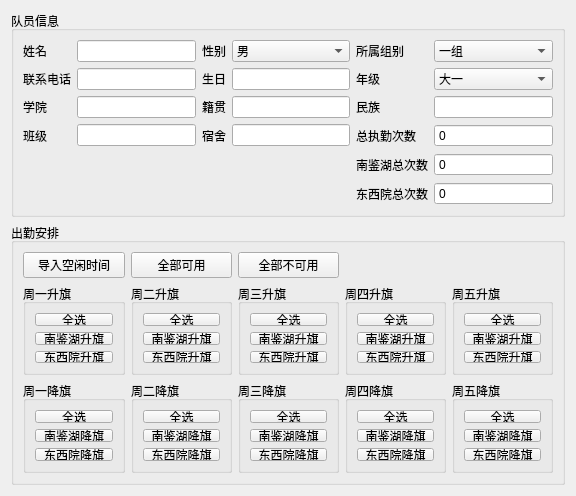
                 <widget class="QWidget" name="teammate_info_scrollAreaWidgetContents">
                  <property name="geometry">
                   <rect>
                    <x>0</x>
                    <y>0</y>
                    <width>576</width>
                    <height>496</height>
                   </rect>
                  </property>
                  <layout class="QVBoxLayout" name="verticalLayout_16">
                   <item>
                    <widget class="QGroupBox" name="teammate_info_groupBox">
                     <property name="minimumSize">
                      <size>
                       <width>0</width>
                       <height>0</height>
                      </size>
                     </property>
                     <property name="title">
                      <string>队员信息</string>
                     </property>
                     <layout class="QGridLayout" name="gridLayout_4">
                      <item row="1" column="1">
                       <widget class="QLineEdit" name="phone_lineEdit"/>
                      </item>
                      <item row="1" column="9">
                       <widget class="QLabel" name="grade_label">
                        <property name="text">
                         <string>年级</string>
                        </property>
                       </widget>
                      </item>
                      <item row="0" column="0">
                       <widget class="QLabel" name="name_label">
                        <property name="text">
                         <string>姓名</string>
                        </property>
                       </widget>
                      </item>
                      <item row="1" column="11">
                       <widget class="QComboBox" name="grade_comboBox">
                        <item>
                         <property name="text">
                          <string>大一</string>
                         </property>
                        </item>
                        <item>
                         <property name="text">
                          <string>大二</string>
                         </property>
                        </item>
                        <item>
                         <property name="text">
                          <string>大三</string>
                         </property>
                        </item>
                       </widget>
                      </item>
                      <item row="2" column="9">
                       <widget class="QLabel" name="native_label">
                        <property name="sizePolicy">
                         <sizepolicy hsizetype="Preferred" vsizetype="Preferred">
                          <horstretch>0</horstretch>
                          <verstretch>0</verstretch>
                         </sizepolicy>
                        </property>
                        <property name="text">
                         <string>民族</string>
                        </property>
                       </widget>
                      </item>
                      <item row="0" column="8">
                       <widget class="QComboBox" name="gender_combobox">
                        <item>
                         <property name="text">
                          <string>男</string>
                         </property>
                        </item>
                        <item>
                         <property name="text">
                          <string>女</string>
                         </property>
                        </item>
                       </widget>
                      </item>
                      <item row="2" column="6">
                       <widget class="QLabel" name="nativePlace_label">
                        <property name="sizePolicy">
                         <sizepolicy hsizetype="Preferred" vsizetype="Preferred">
                          <horstretch>0</horstretch>
                          <verstretch>0</verstretch>
                         </sizepolicy>
                        </property>
                        <property name="text">
                         <string>籍贯</string>
                        </property>
                       </widget>
                      </item>
                      <item row="1" column="8">
                       <widget class="QLineEdit" name="birthday_lineEdit"/>
                      </item>
                      <item row="2" column="1">
                       <widget class="QLineEdit" name="school_lineEdit"/>
                      </item>
                      <item row="3" column="8">
                       <widget class="QLineEdit" name="dorm_lineEdit"/>
                      </item>
                      <item row="3" column="1">
                       <widget class="QLineEdit" name="class_lineEdit"/>
                      </item>
                      <item row="1" column="6">
                       <widget class="QLabel" name="birthday_label">
                        <property name="text">
                         <string>生日</string>
                        </property>
                       </widget>
                      </item>
                      <item row="0" column="1">
                       <widget class="QLineEdit" name="name_lineEdit"/>
                      </item>
                      <item row="3" column="0">
                       <widget class="QLabel" name="class_label">
                        <property name="text">
                         <string>班级</string>
                        </property>
                       </widget>
                      </item>
                      <item row="1" column="0">
                       <widget class="QLabel" name="phone_label">
                        <property name="text">
                         <string>联系电话</string>
                        </property>
                       </widget>
                      </item>
                      <item row="3" column="6">
                       <widget class="QLabel" name="dorm_label">
                        <property name="sizePolicy">
                         <sizepolicy hsizetype="Preferred" vsizetype="Preferred">
                          <horstretch>0</horstretch>
                          <verstretch>0</verstretch>
                         </sizepolicy>
                        </property>
                        <property name="text">
                         <string>宿舍</string>
                        </property>
                       </widget>
                      </item>
                      <item row="2" column="8">
                       <widget class="QLineEdit" name="nativePlace_lineEdit"/>
                      </item>
                      <item row="0" column="9">
                       <widget class="QLabel" name="group_label">
                        <property name="text">
                         <string>所属组别</string>
                        </property>
                       </widget>
                      </item>
                      <item row="2" column="0">
                       <widget class="QLabel" name="school_label">
                        <property name="text">
                         <string>学院</string>
                        </property>
                       </widget>
                      </item>
                      <item row="0" column="6">
                       <widget class="QLabel" name="gender_label">
                        <property name="text">
                         <string>性别</string>
                        </property>
                       </widget>
                      </item>
                      <item row="0" column="11">
                       <widget class="QComboBox" name="group_combobox">
                        <item>
                         <property name="text">
                          <string>一组</string>
                         </property>
                        </item>
                        <item>
                         <property name="text">
                          <string>二组</string>
                         </property>
                        </item>
                        <item>
                         <property name="text">
                          <string>三组</string>
                         </property>
                        </item>
                        <item>
                         <property name="text">
                          <string>四组</string>
                         </property>
                        </item>
                       </widget>
                      </item>
                      <item row="2" column="11">
                       <widget class="QLineEdit" name="native_lineEdit"/>
                      </item>
                      <item row="3" column="11">
                       <widget class="QSpinBox" name="total_times_spinBox">
                        <property name="readOnly">
                         <bool>true</bool>
                        </property>
                        <property name="buttonSymbols">
                         <enum>QAbstractSpinBox::NoButtons</enum>
                        </property>
                        <property name="focusPolicy">
                         <enum>Qt::NoFocus</enum>
                        </property>
                        <property name="maximum">
                         <number>1000</number>
                        </property>
                       </widget>
                      </item>
                      <item row="3" column="9">
                       <widget class="QLabel" name="total_times_label">
                        <property name="text">
                         <string>总执勤次数</string>
                        </property>
                       </widget>
                      </item>
                      <item row="4" column="9">
                       <widget class="QLabel" name="njh_total_times_label">
                        <property name="text">
                         <string>南鉴湖总次数</string>
                        </property>
                       </widget>
                      </item>
                      <item row="4" column="11">
                       <widget class="QSpinBox" name="njh_total_times_spinBox">
                        <property name="readOnly">
                         <bool>true</bool>
                        </property>
                        <property name="buttonSymbols">
                         <enum>QAbstractSpinBox::NoButtons</enum>
                        </property>
                        <property name="focusPolicy">
                         <enum>Qt::NoFocus</enum>
                        </property>
                        <property name="maximum">
                         <number>1000</number>
                        </property>
                       </widget>
                      </item>
                      <item row="5" column="9">
                       <widget class="QLabel" name="dxy_total_times_label">
                        <property name="text">
                         <string>东西院总次数</string>
                        </property>
                       </widget>
                      </item>
                      <item row="5" column="11">
                       <widget class="QSpinBox" name="dxy_total_times_spinBox">
                        <property name="readOnly">
                         <bool>true</bool>
                        </property>
                        <property name="buttonSymbols">
                         <enum>QAbstractSpinBox::NoButtons</enum>
                        </property>
                        <property name="focusPolicy">
                         <enum>Qt::NoFocus</enum>
                        </property>
                        <property name="maximum">
                         <number>1000</number>
                        </property>
                       </widget>
                      </item>
                     </layout>
                    </widget>
                   </item>
                   <item>
                    <widget class="QGroupBox" name="availableTime_groupBox">
                     <property name="sizePolicy">
                      <sizepolicy hsizetype="Expanding" vsizetype="Preferred">
                       <horstretch>0</horstretch>
                       <verstretch>0</verstretch>
                      </sizepolicy>
                     </property>
                     <property name="minimumSize">
                      <size>
                       <width>480</width>
                       <height>230</height>
                      </size>
                     </property>
                     <property name="title">
                      <string>出勤安排</string>
                     </property>
                     <layout class="QGridLayout" name="gridLayout_5">
                      <item row="1" column="3">
                       <widget class="QGroupBox" name="thursday_up_groupBox">
                        <property name="title">
                         <string>周四升旗</string>
                        </property>
                        <layout class="QVBoxLayout" name="verticalLayout_26">
                         <item>
                          <widget class="QPushButton" name="thursday_up_all_pushButton">
                           <property name="text">
                            <string>全选</string>
                           </property>
                          </widget>
                         </item>
                         <item>
                          <widget class="QPushButton" name="thursday_up_NJH_pushButton">
                           <property name="text">
                            <string>南鉴湖升旗</string>
                           </property>
                          </widget>
                         </item>
                         <item>
                          <widget class="QPushButton" name="thursday_up_DXY_pushButton">
                           <property name="text">
                            <string>东西院升旗</string>
                           </property>
                          </widget>
                         </item>
                        </layout>
                       </widget>
                      </item>
                      <item row="2" column="2">
                       <widget class="QGroupBox" name="wednesday_down_groupBox">
                        <property name="title">
                         <string>周三降旗</string>
                        </property>
                        <layout class="QVBoxLayout" name="verticalLayout_29">
                         <item>
                          <widget class="QPushButton" name="wednesday_down_all_pushButton">
                           <property name="text">
                            <string>全选</string>
                           </property>
                          </widget>
                         </item>
                         <item>
                          <widget class="QPushButton" name="wednesday_down_NJH_pushButton">
                           <property name="text">
                            <string>南鉴湖降旗</string>
                           </property>
                          </widget>
                         </item>
                         <item>
                          <widget class="QPushButton" name="wednesday_down_DXY_pushButton">
                           <property name="text">
                            <string>东西院降旗</string>
                           </property>
                          </widget>
                         </item>
                        </layout>
                       </widget>
                      </item>
                      <item row="1" column="2">
                       <widget class="QGroupBox" name="wednesday_up_groupBox">
                        <property name="title">
                         <string>周三升旗</string>
                        </property>
                        <layout class="QVBoxLayout" name="verticalLayout_23">
                         <item>
                          <widget class="QPushButton" name="wednesday_up_all_pushButton">
                           <property name="text">
                            <string>全选</string>
                           </property>
                          </widget>
                         </item>
                         <item>
                          <widget class="QPushButton" name="wednesday_up_NJH_pushButton">
                           <property name="text">
                            <string>南鉴湖升旗</string>
                           </property>
                          </widget>
                         </item>
                         <item>
                          <widget class="QPushButton" name="wednesday_up_DXY_pushButton">
                           <property name="text">
                            <string>东西院升旗</string>
                           </property>
                          </widget>
                         </item>
                        </layout>
                       </widget>
                      </item>
                      <item row="1" column="1">
                       <widget class="QGroupBox" name="tuesday_up_groupBox">
                        <property name="title">
                         <string>周二升旗</string>
                        </property>
                        <layout class="QVBoxLayout" name="verticalLayout_31">
                         <item>
                          <widget class="QPushButton" name="tuesday_up_all_pushButton">
                           <property name="text">
                            <string>全选</string>
                           </property>
                          </widget>
                         </item>
                         <item>
                          <widget class="QPushButton" name="tuesday_up_NJH_pushButton">
                           <property name="text">
                            <string>南鉴湖升旗</string>
                           </property>
                          </widget>
                         </item>
                         <item>
                          <widget class="QPushButton" name="tuesday_up_DXY_pushButton">
                           <property name="text">
                            <string>东西院升旗</string>
                           </property>
                          </widget>
                         </item>
                        </layout>
                       </widget>
                      </item>
                      <item row="1" column="4">
                       <widget class="QGroupBox" name="friday_up_groupBox">
                        <property name="title">
                         <string>周五升旗</string>
                        </property>
                        <layout class="QVBoxLayout" name="verticalLayout_24">
                         <item>
                          <widget class="QPushButton" name="friday_up_all_pushButton">
                           <property name="text">
                            <string>全选</string>
                           </property>
                          </widget>
                         </item>
                         <item>
                          <widget class="QPushButton" name="friday_up_NJH_pushButton">
                           <property name="text">
                            <string>南鉴湖升旗</string>
                           </property>
                          </widget>
                         </item>
                         <item>
                          <widget class="QPushButton" name="friday_up_DXY_pushButton">
                           <property name="text">
                            <string>东西院升旗</string>
                           </property>
                          </widget>
                         </item>
                        </layout>
                       </widget>
                      </item>
                      <item row="2" column="4">
                       <widget class="QGroupBox" name="friday_down_groupBox">
                        <property name="title">
                         <string>周五降旗</string>
                        </property>
                        <layout class="QVBoxLayout" name="verticalLayout_25">
                         <item>
                          <widget class="QPushButton" name="friday_down_all_pushButton">
                           <property name="text">
                            <string>全选</string>
                           </property>
                          </widget>
                         </item>
                         <item>
                          <widget class="QPushButton" name="friday_down_NJH_pushButton">
                           <property name="text">
                            <string>南鉴湖降旗</string>
                           </property>
                          </widget>
                         </item>
                         <item>
                          <widget class="QPushButton" name="friday_down_DXY_pushButton">
                           <property name="text">
                            <string>东西院降旗</string>
                           </property>
                          </widget>
                         </item>
                        </layout>
                       </widget>
                      </item>
                      <item row="2" column="0">
                       <widget class="QGroupBox" name="monday_down_groupBox">
                        <property name="title">
                         <string>周一降旗</string>
                        </property>
                        <layout class="QVBoxLayout" name="verticalLayout_27">
                         <item>
                          <widget class="QPushButton" name="monday_down_all_pushButton">
                           <property name="text">
                            <string>全选</string>
                           </property>
                          </widget>
                         </item>
                         <item>
                          <widget class="QPushButton" name="monday_down_NJH_pushButton">
                           <property name="text">
                            <string>南鉴湖降旗</string>
                           </property>
                          </widget>
                         </item>
                         <item>
                          <widget class="QPushButton" name="monday_down_DXY_pushButton">
                           <property name="text">
                            <string>东西院降旗</string>
                           </property>
                          </widget>
                         </item>
                        </layout>
                       </widget>
                      </item>
                      <item row="1" column="0">
                       <widget class="QGroupBox" name="monday_up_groupBox">
                        <property name="title">
                         <string>周一升旗</string>
                        </property>
                        <layout class="QVBoxLayout" name="verticalLayout_17">
                         <item>
                          <widget class="QPushButton" name="monday_up_all_pushButton">
                           <property name="text">
                            <string>全选</string>
                           </property>
                          </widget>
                         </item>
                         <item>
                          <widget class="QPushButton" name="monday_up_NJH_pushButton">
                           <property name="text">
                            <string>南鉴湖升旗</string>
                           </property>
                          </widget>
                         </item>
                         <item>
                          <widget class="QPushButton" name="monday_up_DXY_pushButton">
                           <property name="text">
                            <string>东西院升旗</string>
                           </property>
                          </widget>
                         </item>
                        </layout>
                       </widget>
                      </item>
                      <item row="2" column="1">
                       <widget class="QGroupBox" name="tuesday_down_groupBox">
                        <property name="title">
                         <string>周二降旗</string>
                        </property>
                        <layout class="QVBoxLayout" name="verticalLayout_28">
                         <item>
                          <widget class="QPushButton" name="tuesday_down_all_pushButton">
                           <property name="text">
                            <string>全选</string>
                           </property>
                          </widget>
                         </item>
                         <item>
                          <widget class="QPushButton" name="tuesday_down_NJH_pushButton">
                           <property name="text">
                            <string>南鉴湖降旗</string>
                           </property>
                          </widget>
                         </item>
                         <item>
                          <widget class="QPushButton" name="tuesday_down_DXY_pushButton">
                           <property name="text">
                            <string>东西院降旗</string>
                           </property>
                          </widget>
                         </item>
                        </layout>
                       </widget>
                      </item>
                      <item row="2" column="3">
                       <widget class="QGroupBox" name="thursday_down_groupBox">
                        <property name="title">
                         <string>周四降旗</string>
                        </property>
                        <layout class="QVBoxLayout" name="verticalLayout_30">
                         <item>
                          <widget class="QPushButton" name="thursday_down_all_pushButton">
                           <property name="text">
                            <string>全选</string>
                           </property>
                          </widget>
                         </item>
                         <item>
                          <widget class="QPushButton" name="thursday_down_NJH_pushButton">
                           <property name="text">
                            <string>南鉴湖降旗</string>
                           </property>
                          </widget>
                         </item>
                         <item>
                          <widget class="QPushButton" name="thursday_down_DXY_pushButton">
                           <property name="text">
                            <string>东西院降旗</string>
                           </property>
                          </widget>
                         </item>
                        </layout>
                       </widget>
                      </item>
                      <item row="0" column="0">
                       <widget class="QPushButton" name="importTime_pushButton">
                        <property name="text">
                         <string>导入空闲时间</string>
                        </property>
                        <property name="checkable">
                         <bool>false</bool>
                        </property>
                       </widget>
                      </item>
                      <item row="0" column="1">
                       <widget class="QPushButton" name="setAllAvailable_pushButton">
                        <property name="text">
                         <string>全部可用</string>
                        </property>
                        <property name="checkable">
                         <bool>false</bool>
                        </property>
                       </widget>
                      </item>
                      <item row="0" column="2">
                       <widget class="QPushButton" name="setAllUnavailable_pushButton">
                        <property name="text">
                         <string>全部不可用</string>
                        </property>
                        <property name="checkable">
                         <bool>false</bool>
                        </property>
                       </widget>
                      </item>
                     </layout>
                    </widget>
                   </item>
                  </layout>
                 </widget>
